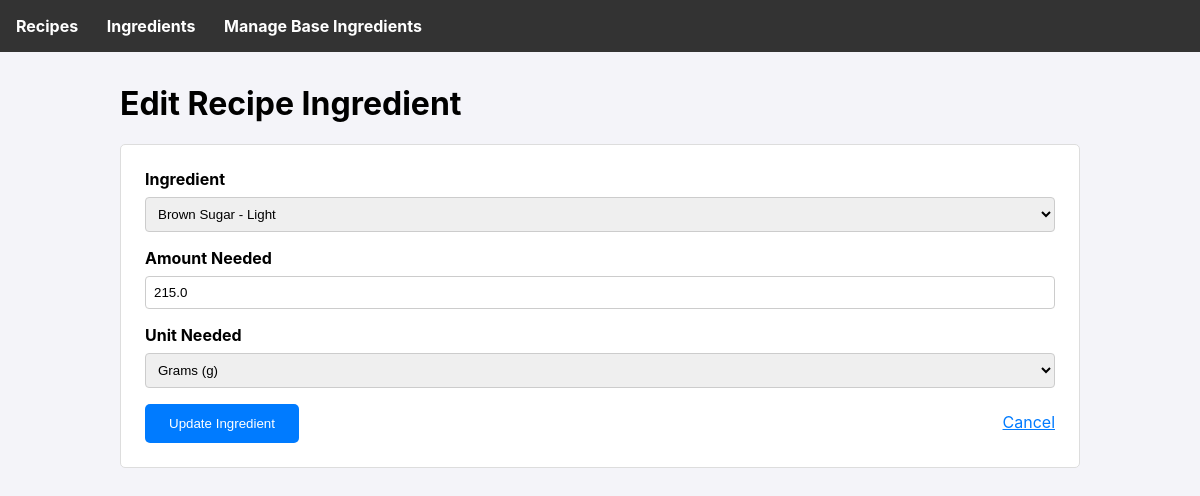
The page /recipe/2/edit_ingredient/13 on the database its author committed.
### tables this page shows
CREATE TABLE recipe_ingredients (
        recipe_id INTEGER NOT NULL,
        ingredient_id INTEGER NOT NULL,
        amount_needed REAL NOT NULL,
        unit_needed TEXT NOT NULL,
        PRIMARY KEY (recipe_id, ingredient_id),
        FOREIGN KEY (recipe_id) REFERENCES recipes (id),
        FOREIGN KEY (ingredient_id) REFERENCES ingredients (id)
    );

CREATE TABLE ingredients (
        id INTEGER PRIMARY KEY AUTOINCREMENT,
        name TEXT UNIQUE NOT NULL
    , density_g_ml REAL);

### app.py (the view, shortened to what this page needs)
@app.route('/recipe/<int:recipe_id>/edit_ingredient/<int:ingredient_id>', methods=('GET', 'POST'))
def edit_recipe_ingredient(recipe_id, ingredient_id):
    db = get_db()
    recipe_ingredient = db.execute('''
        SELECT * FROM recipe_ingredients WHERE recipe_id = ? AND ingredient_id = ?
    ''', (recipe_id, ingredient_id)).fetchone()
    if recipe_ingredient is None:
        flash('Recipe ingredient not found.', 'error')
        return redirect(url_for('edit_recipe', recipe_id=recipe_id))
    all_ingredients = db.execute('SELECT * FROM ingredients ORDER BY name').fetchall()
    return render_template('edit_recipe_ingredient.html', recipe_id=recipe_id,
                           recipe_ingredient=recipe_ingredient, all_ingredients=all_ingredients, units=UNITS)

### app.py (called while the page is built)
def get_db():
    if 'db' not in g:
        g.db = sqlite3.connect(DATABASE)
        g.db.row_factory = sqlite3.Row
    return g.db

### templates/edit_recipe_ingredient.html
{% extends 'base.html' %}
{% block content %}
    <h1>Edit Recipe Ingredient</h1>
    <div class="card">
        <form method="post">
            <label for="ingredient_id">Ingredient</label>
            <select name="ingredient_id" id="ingredient_id" required>
                {% for ingredient in all_ingredients %}
                    <option value="{{ ingredient.id }}" {% if ingredient.id == recipe_ingredient.ingredient_id %}selected{% endif %}>
                        {{ ingredient.name }}
                    </option>
                {% endfor %}
            </select>
            <label for="amount_needed">Amount Needed</label>
            <input type="number" step="any" name="amount_needed" id="amount_needed" value="{{ recipe_ingredient.amount_needed }}" required>
            <label for="unit_needed">Unit Needed</label>
            <select name="unit_needed" id="unit_needed" required>
                {% for abbr, full_name, dimension in units %}
                    <option value="{{ abbr }}" {% if abbr == recipe_ingredient.unit_needed %}selected{% endif %}>
                        {{ full_name }}
                    </option>
                {% endfor %}
            </select>
            <button type="submit">Update Ingredient</button>
            <a href="{{ url_for('edit_recipe', recipe_id=recipe_id) }}" style="float: right; margin-top: 0.5rem;">Cancel</a>
        </form>
    </div>
{% endblock %}

### templates/base.html (style rules this page uses)
body { font-family: -apple-system, BlinkMacSystemFont, "Segoe UI", Roboto, "Helvetica Neue", Arial, sans-serif; margin: 0; background-color: #f4f4f9; }
.card { background-color: white; border: 1px solid #ddd; border-radius: 5px; padding: 1.5rem; margin-bottom: 1rem; }
a { color: #007bff; }
form label { display: block; margin-bottom: 0.5rem; font-weight: bold; }
form input, form textarea, form select { width: 100%; padding: 0.5rem; margin-bottom: 1rem; border: 1px solid #ccc; border-radius: 4px; box-sizing: border-box; }
form button { background-color: #007bff; color: white; padding: 0.75rem 1.5rem; border: none; border-radius: 5px; cursor: pointer; }

### rows shown on the page
recipe_ingredients: ingredient_id "Brown Sugar - Light", amount_needed "215.0", unit_needed "Grams (g)"
